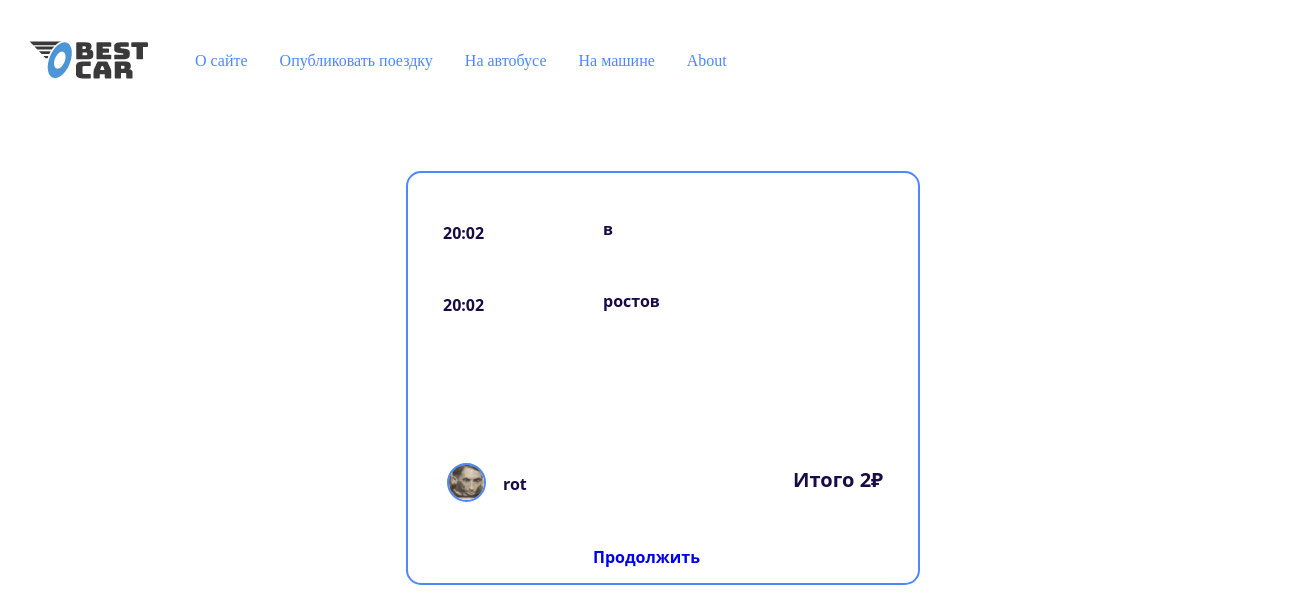
/booking/booking/checkout/A2VHP6DUQLKY5CRUXZYO6755LN30UNWL8GZ88X3T/, run on an earlier commit of the app's database.
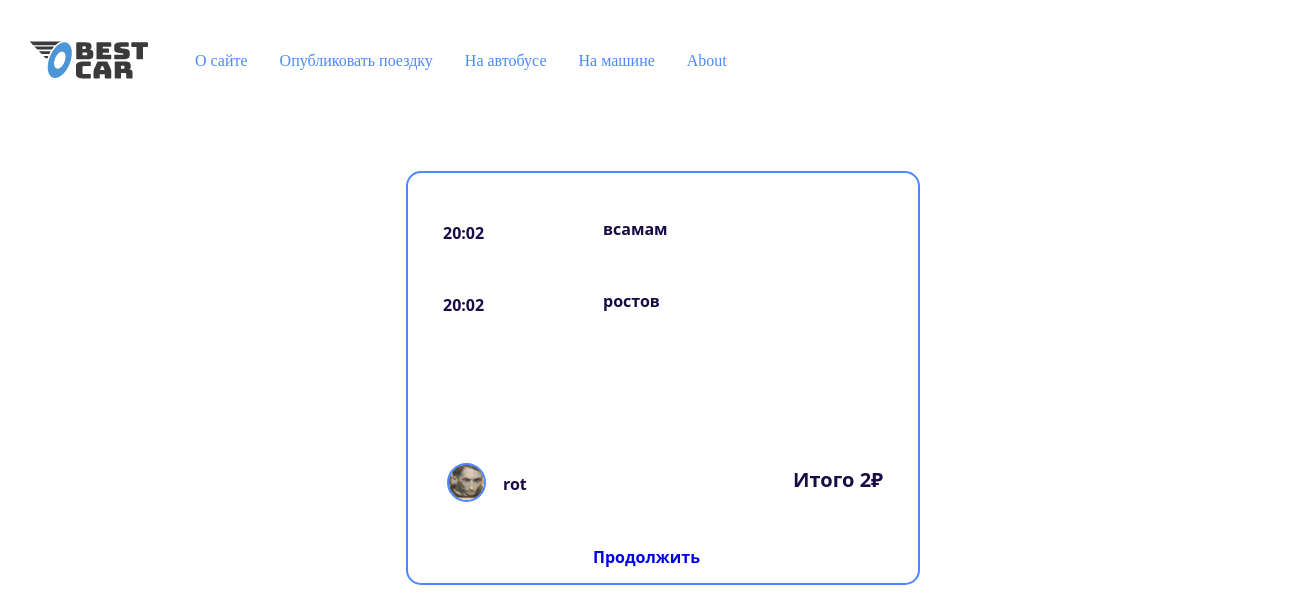
And on a later commit of the database.
### bestcar/models.py (models this page shows, shortened)
class Publishing_a_trip(models.Model):
    SEATING = [
        (1, '1'),
        (2, '2'),
        (3, '3'),
        (4, '4')
    ]
    departure = models.CharField(max_length=100, verbose_name="отправление", validators=[Validators_language_model()])
    arrival = models.CharField(max_length=100, verbose_name="прибытие", validators=[Validators_language_model()])
    departure_time = models.DateTimeField(verbose_name="время отправления", validators=[Validators_date_model()])
    arrival_time = models.DateTimeField(verbose_name="время прибытия", default=None,
                                        validators=[Validators_date_model()])
    free_seating = models.PositiveSmallIntegerField(verbose_name='количество мест', choices=SEATING, default=1)
    reserved_seats = models.PositiveIntegerField(verbose_name='количество бронированных мест', default=0)
    cat = models.ForeignKey('Category', verbose_name="категория", on_delete=models.PROTECT, default=1)
    price = models.PositiveSmallIntegerField(verbose_name="цена")
    author = models.ForeignKey(get_user_model(), on_delete=models.CASCADE,
                               related_name="author", null=True, default=None)
    slug = models.SlugField(max_length=100, unique=True, db_index=True)
    models_auto = models.CharField(max_length=100, verbose_name="модель автомобиля")
    objects = models.Manager()
    car = CarManager()
    bus = BusManager()
    class Meta:
        verbose_name = 'Опубликованные поездки'
        verbose_name_plural = 'Опубликованные поездки'
        ordering = ('departure_time',)

### users/models.py (models this page shows, shortened)
class User(AbstractUser):
    photo = models.ImageField(upload_to='users/$Y/%m/%d/', blank=True, null=True, verbose_name='Фотография')
    class Meta:
        verbose_name = 'Пользователи'
        verbose_name_plural = 'Пользователи'

### booking/views.py (the view)
# urls.py: path('booking/checkout/<slug:slug>/', Checkout.as_view(), name='booking'),
class Checkout(DataMixin, BaseView, DetailView):
    model = Publishing_a_trip
    template_name = 'bestcar/booking_checkout.html'
    title_page = 'Проверьте детали поездки'
    def get_context_data(self, **kwargs):
        context = super().get_context_data(**kwargs)
        return self.get_mixin_context(context, default_image=settings.DEFAULT_USER_IMAGE)

### bestcar/utils.py (called while the page is built)
    def get_mixin_context(self, context, **kwargs):
        if self.title_page:
            context['title'] = self.title_page
        context['menu'] = MENU  # Предполагается, что MENU - это глобальная переменная
        context.update(kwargs)
        return context

### booking/views.py (called while the page is built)
    def dispatch(self, request, *args, **kwargs):
        try:
            response = super().dispatch(request, *args, **kwargs)
        except Exception as e:
            return self._response(e, status=400)
        if isinstance(response, (dict, list)):
            return self._response(response)
        else:
            return response

### bestcar/templates/bestcar/booking_checkout.html (shortened to what this page needs)
{% extends 'base.html' %}
{% block content %}
{% load static %}
<link rel="stylesheet" type="text/css" href="{% static 'bestcar/css/style_to_book_a_trip.css' %}">
<div id="frame">
    <p id="departure"> {{object.departure}}</p>
    <p id="arrival"> {{object.arrival}}</p>
    <p id="departure_time"> {{object.departure_time|date:"H:i"}}</p>
    <p id="arrival_time"> {{object.arrival_time|date:"H:i"}}</p>
    <p id="price"> Итого {{object.price}}₽</p>
    <p id="username"> {{object.author.username}}</p>
        {%  if object.author.photo   %}
            <img src="{{ object.author.photo.url }}" id="photo_user" />
        {% else %}
            <img src ='{{default_image}}' id="default_user_photo"  />
        {% endif %}
    <p id="load"><a href="{% url 'booking:confirmation' object.slug %}">Продолжить</a></p>
</div>
{% endblock %}

What changed in the data, as far as the page shows it:
changed Publishing_a_trip "ростов": departure "в" → "всамам"
